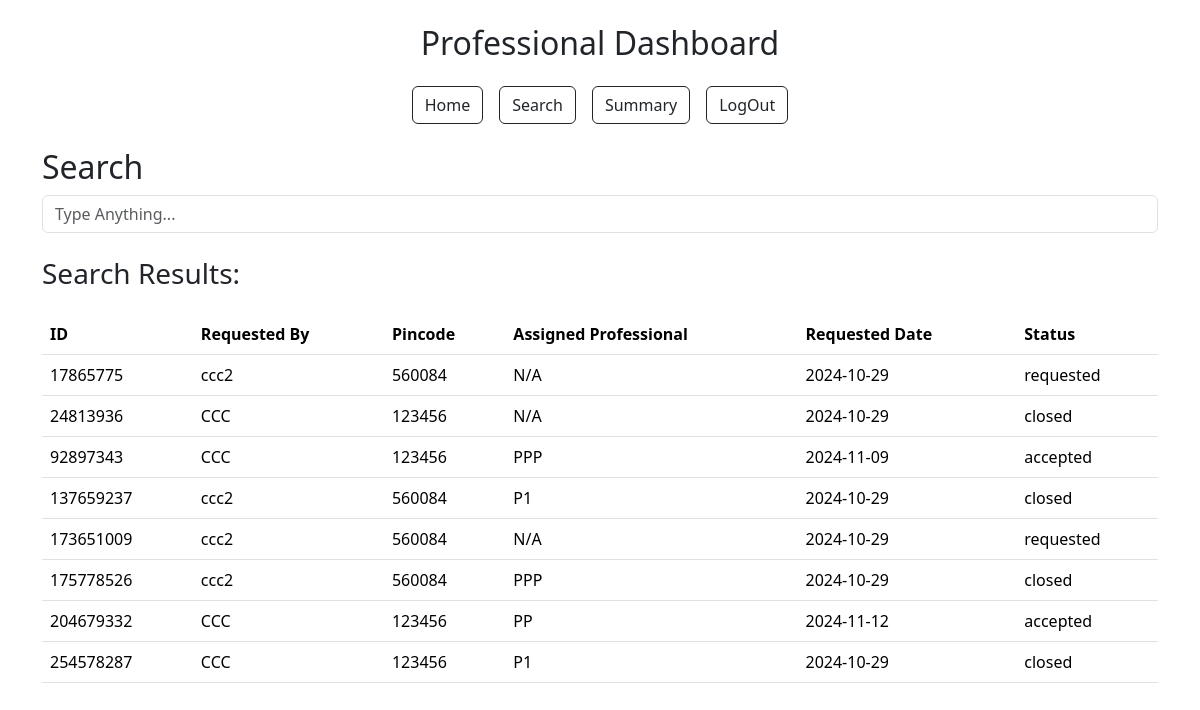
Page /search (signed in) on the committed database.
### models.py (models this page shows)
class ServiceRequest(db.Model):
    __tablename__ = 'service_request'
    id = db.Column(db.Integer, primary_key=True)
    customer_id = db.Column(db.Integer, db.ForeignKey('customer.id'), nullable=False)  # Reference to Customer
    professional_id = db.Column(db.Integer, db.ForeignKey('professional.id'), nullable=True)  # Reference to Professional
    service_id = db.Column(db.Integer, db.ForeignKey('service.id'), nullable=False)
    date_of_request = db.Column(db.DateTime, default=datetime.utcnow, nullable=False)
    date_of_completion = db.Column(db.DateTime, nullable=True)
    status = db.Column(db.String(20), default='requested', nullable=False)
    rating = db.Column(db.Integer, nullable=True)
    remarks = db.Column(db.Text, nullable=True)
    rejected_by = db.Column(MutableList.as_mutable(JSON), default=[])
    customer = db.relationship('Customer', back_populates='service_requests')
    service = db.relationship('Service', back_populates='service_requests')
    professional = db.relationship('Professional', back_populates='service_requests')
    review = db.relationship('Review', back_populates='service_request', lazy=True)

class User(db.Model):
    __tablename__ = "user"
    id = db.Column(db.Integer, primary_key=True)
    username = db.Column(db.String(80), unique=True, nullable=False)
    passhash = db.Column(db.String(80), nullable=False)
    name = db.Column(db.String(80), nullable=False)
    role = db.Column(db.String(20), nullable=False)
    is_blocked = db.Column(db.Boolean, default=False, nullable=False)
    is_admin = db.Column(db.Boolean, default=False, nullable=False)
    professional = db.relationship('Professional', backref='user', lazy=True)
    customer = db.relationship('Customer', backref='user', lazy=True)

class Customer(db.Model):
    __tablename__ = 'customer'
    id = db.Column(db.Integer, db.ForeignKey('user.id'), primary_key=True)
    address = db.Column(db.Text, nullable=False)
    pincode = db.Column(db.String(6), nullable=False)
    contact = db.Column(db.String(10), nullable=False)
    service_requests = db.relationship('ServiceRequest', back_populates='customer', lazy=True)

### app.py (the view)
@app.route('/search', methods=['GET', 'POST'])
def search():
    if 'user_role' not in session:
        flash('Please log in first', 'danger')
        return redirect(url_for('login'))
    if session['user_role'] == 'admin':
        user = {'is_blocked': False}
    else:
        user = User.query.get(session['user_id'])
    customers = Customer.query.all()
    professionals = Professional.query.all()
    services = Service.query.all()
    service_requests = ServiceRequest.query.all()
    return render_template('search.html', user=user, customers=customers, professionals=professionals, services=services, service_requests=service_requests)

### templates/search.html (shortened to what this page needs)
{% extends "layout.html" %}  {% block content %}
<h2>Search</h2>
<div class="input-group">
  <input
    type="text"
    class="form-control"
    id="Name"
    name="Name"
    placeholder="Type Anything..."
  />
</div>
<h3 class="my-4">Search Results:</h3>
{% if session.get('user_role') == 'admin' %} {% if service_requests|length > 0
%}
<h4>Service Requests:</h4>
<div class="table-responsive admin">
  <table class="table">
    <thead>
      <tr>
        <th>ID</th>
        <th>Requested By</th>
        <th>Assigned Professional</th>
        <th>Requested Date</th>
        <th>Status</th>
      </tr>
    </thead>
    <tbody>
      {% for service_request in service_requests %}
      <tr class="item">
        <td>{{service_request.id}}</td>
        <td>{{ service_request.customer.user.name}}</td>
        <td>
          {{ service_request.professional.user.name if
          service_request.professional else 'N/A' }}
        </td>
        <td>{{service_request.date_of_request.strftime('%Y-%m-%d') }}</td>
        <td>{{service_request.status}}</td>
      </tr>
      {% endfor %}
    </tbody>
  </table>
</div>
{% endif %}
<h4>Customers:</h4>
<div class="table-responsive admin">
  <table class="table">
    <thead>
      <tr>
        <th>ID</th>
        <th>Name</th>
        <th>Address</th>
        <th>Contact</th>
        <th>Pincode</th>
      </tr>
    </thead>
    <tbody>
      {% for customer in customers %}
      <tr class="item">
        <td>{{customer.id}}</td>
        <td>{{customer.user.name}}</td>
        <td>{{customer.address}}</td>
        <td>{{customer.contact}}</td>
        <td>{{customer.pincode}}</td>
      </tr>
      {% endfor %}
    </tbody>
  </table>
</div>
<h4>Professionals:</h4>
<div class="table-responsive admin">
  <table class="table">
    <thead>
      <tr>
        <th>ID</th>
        <th>Name</th>
        <th>Experience</th>
        <th>Service Name</th>
        <th>Pincode</th>
      </tr>
    </thead>
    <tbody>
      {% for professional in professionals %}
      <tr class="item">
        <td>{{professional.id}}</td>
        <td>{{professional.user.name}}</td>
        <td>{{professional.experience}}</td>
        <td>{{professional.service_name}}</td>
        <td>{{professional.pincode}}</td>
      </tr>
      {% endfor %}
    </tbody>
  </table>
</div>
{% elif session.get('user_role') == 'professional' %}
<div class="table-responsive">
  <table class="table">
    <thead>
      <tr>
        <th>ID</th>
        <th>Requested By</th>
        <th>Pincode</th>
        <th>Assigned Professional</th>
        <th>Requested Date</th>
        <th>Status</th>
      </tr>
    </thead>
    <tbody>
      {% for service_request in service_requests %}
      <tr class="item">
        <td>{{service_request.id}}</td>
        <td>{{ service_request.customer.user.name }}</td>
        <td>{{service_request.customer.pincode}}</td>
        <td>
          {{ service_request.professional.user.name if
          service_request.professional else 'N/A' }}
        </td>
        <td>{{service_request.date_of_request.strftime('%Y-%m-%d') }}</td>
        <td>{{service_request.status}}</td>
      </tr>
      {% endfor %}
    </tbody>
  </table>
</div>
{% endif %} {% endblock %}

### rows in the picture
ServiceRequest: id "17865775", customer.user.name "ccc2", customer.pincode "560084", professional.user "N/A", date_of_request "2024-10-29", status "requested"
ServiceRequest: id "24813936", customer.user.name "CCC", customer.pincode "123456", professional.user "N/A", date_of_request "2024-10-29", status "closed"
ServiceRequest: id "92897343", customer.user.name "CCC", customer.pincode "123456", professional.user "PPP", date_of_request "2024-11-09", status "accepted"
ServiceRequest: id "137659237", customer.user.name "ccc2", customer.pincode "560084", professional.user "P1", date_of_request "2024-10-29", status "closed"
ServiceRequest: id "173651009", customer.user.name "ccc2", customer.pincode "560084", professional.user "N/A", date_of_request "2024-10-29", status "requested"
ServiceRequest: id "175778526", customer.user.name "ccc2", customer.pincode "560084", professional.user "PPP", date_of_request "2024-10-29", status "closed"
ServiceRequest: id "204679332", customer.user.name "CCC", customer.pincode "123456", professional.user "PP", date_of_request "2024-11-12", status "accepted"
ServiceRequest: id "254578287", customer.user.name "CCC", customer.pincode "123456", professional.user "P1", date_of_request "2024-10-29", status "closed"

### other values in the picture
{{ session.get('user_role') }} "Professional"
